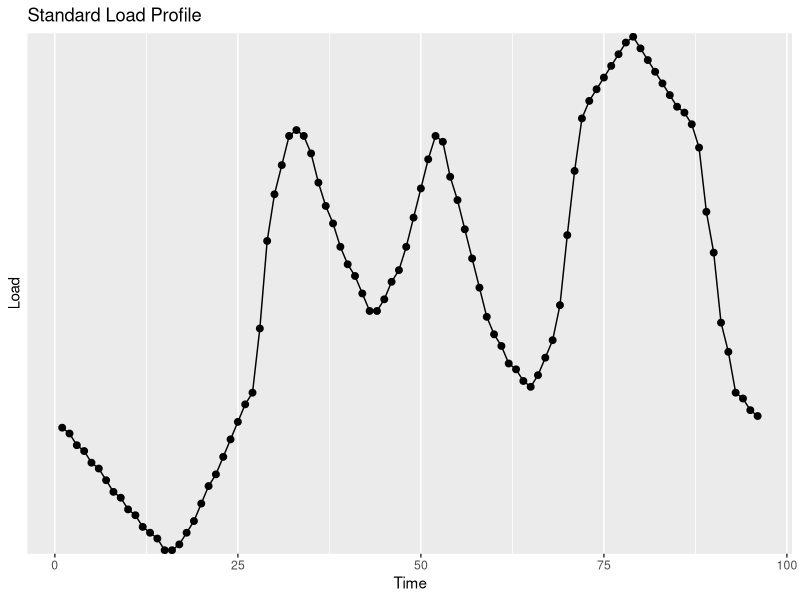

This figure's R source:
library(ggplot2)
library(reshape2)

fd = read.table('Lastprofil_Haushalt.csv',head =TRUE, skip = 4,sep=',')
Time_steps =seq(from = 1,to = 96, by = 1)
fd$Time_steps <- Time_steps
fd$gruppe <- rep(1,96)
yy = fd$Werktage.2
# plot(xx,yy,'l')
plotler = ggplot(data=fd,aes(x= Time_steps, y= Werktage.2,group = gruppe)) +
  geom_line() +
  geom_point(size=2) +
  xlab("Time") +
  ylab("Load") + 
  scale_y_discrete(breaks = seq(0, 0.2, by = 0.05))+
  ggtitle("Standard Load Profile")

ggsave(plotler,filename = "loadprofile.png")
